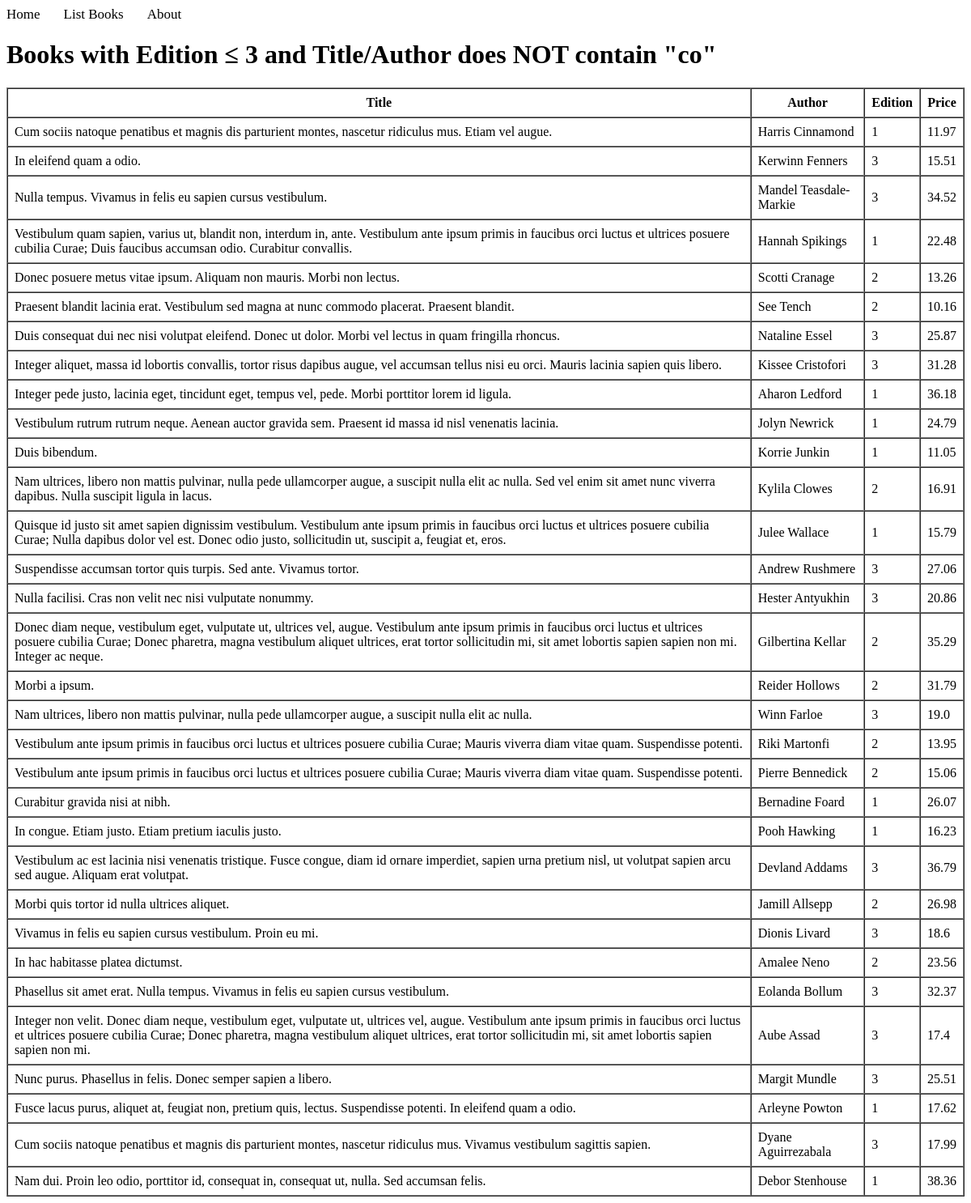
Page /books/lab8/task3/ on the earlier database version.
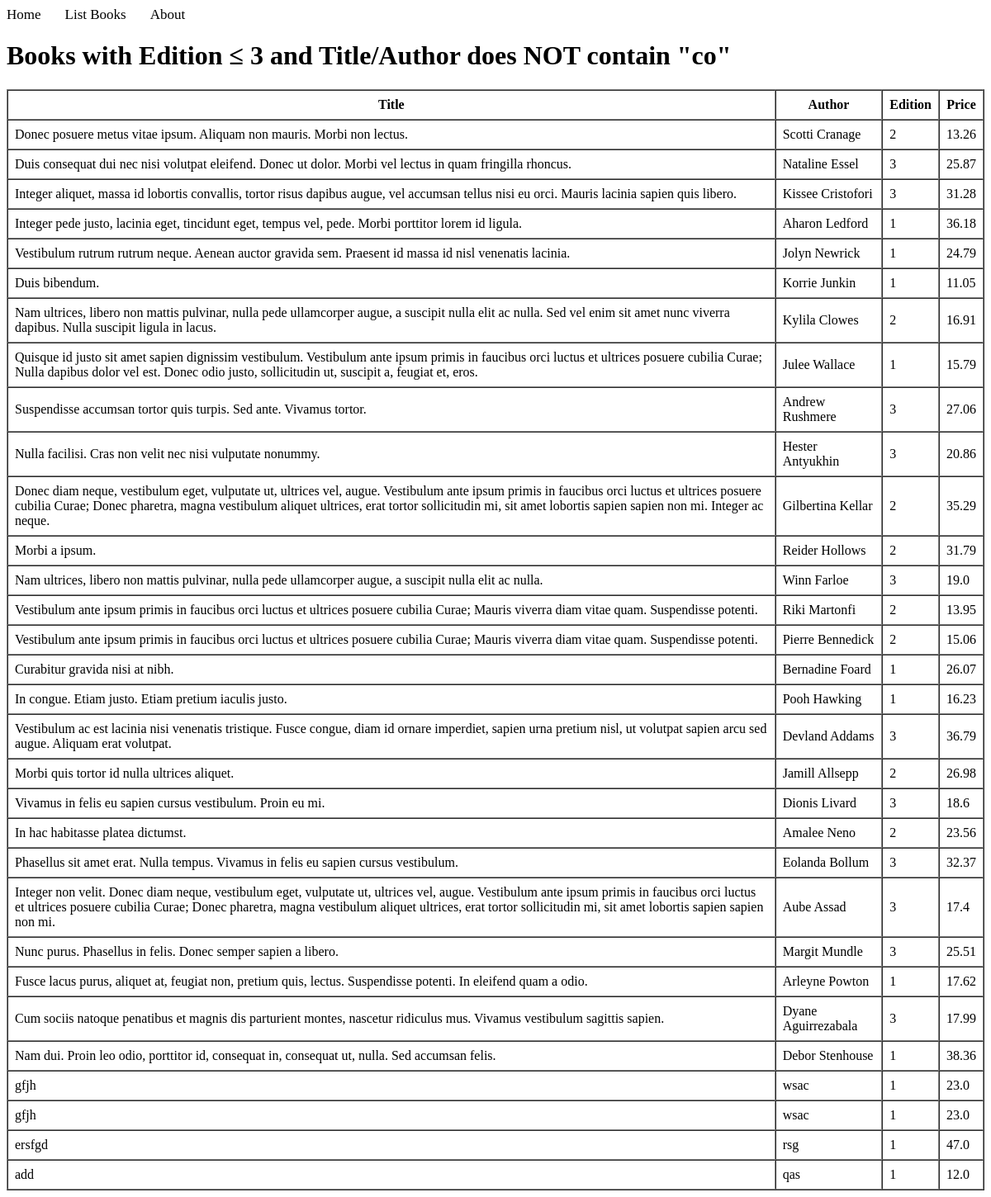
Same page on the later database version.
### apps/bookmodule/models.py (models this page shows)
class Book(models.Model):
    title = models.CharField(max_length = 50)
    author = models.CharField(max_length = 50)
    price = models.FloatField(default = 0.0)
    edition = models.SmallIntegerField(default = 1)

### apps/bookmodule/views.py (the view)
# urls.py: path("lab8/task3/", views.lab8_task3, name="books.lab8_task3"),
def lab8_task3(request):
    books = Book.objects.filter(
        Q(edition__lte=3) &
        (~Q(title__icontains='co') |
        ~Q(author__icontains='co'))
    )
    context = {'books': books}
    return render(request, 'bookmodule/lab8_task3.html', context)

### apps/templates/bookmodule/lab8_task3.html (shortened to what this page needs)
{% extends "layouts/base.html" %}
{% block content %}
<h1>Books with Edition ≤ 3 and Title/Author does NOT contain "co"</h1>
{% if books %}
<table border="1" cellpadding="8" cellspacing="0">
    <thead>
        <tr>
            <th>Title</th>
            <th>Author</th>
            <th>Edition</th>
            <th>Price</th>
        </tr>
    </thead>
    <tbody>
        {% for book in books %}
        <tr>
            <td>{{ book.title }}</td>
            <td>{{ book.author }}</td>
            <td>{{ book.edition }}</td>
            <td>{{ book.price }}</td>
        </tr>
        {% endfor %}
    </tbody>
</table>
{% else %}
    <p>No books match this criteria.</p>
{% endif %}
{% endblock content %}

Differences in the rows shown:
removed Book: title "Cum sociis natoque penatibus et magnis dis parturient montes, nascetur ridiculus mus. Etiam vel augue.", author "Harris Cinnamond", edition "1", price "11.97"
removed Book: title "In eleifend quam a odio.", author "Kerwinn Fenners", edition "3", price "15.51"
removed Book: title "Nulla tempus. Vivamus in felis eu sapien cursus vestibulum.", author "Mandel Teasdale-Markie", edition "3", price "34.52"
removed Book: title "Vestibulum quam sapien, varius ut, blandit non, interdum in, ante. Vestibulum ante ipsum primis in faucibus orci luctus et ultrices posuere cubilia Curae; Duis faucibus accumsan odio. Curabitur convallis.", author "Hannah Spikings", edition "1", price "22.48"
removed Book: title "Praesent blandit lacinia erat. Vestibulum sed magna at nunc commodo placerat. Praesent blandit.", author "See Tench", edition "2", price "10.16"
added Book: title "gfjh", author "wsac", edition "1", price "23.0"
added Book: title "gfjh", author "wsac", edition "1", price "23.0"
added Book: title "ersfgd", author "rsg", edition "1", price "47.0"
added Book: title "add", author "qas", edition "1", price "12.0"
